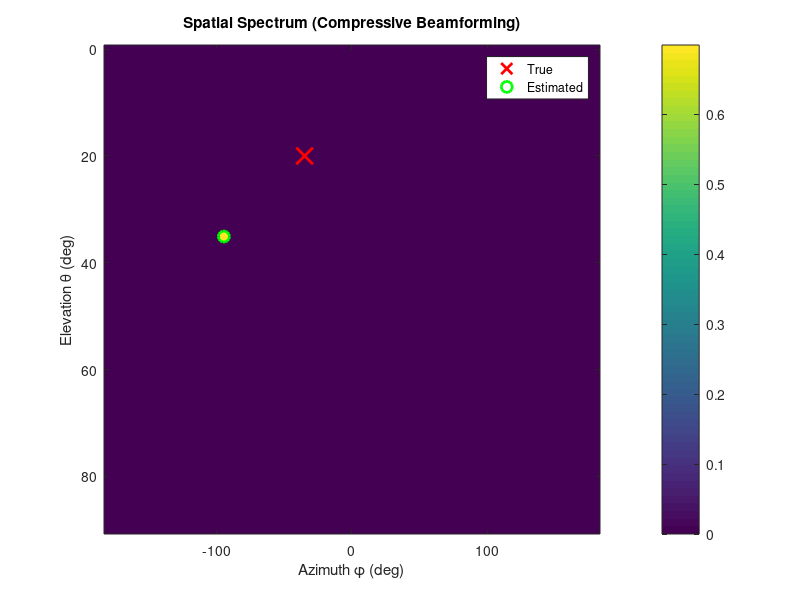

Reproduce this figure in MATLAB.
%% 压缩波束成形：UPA 单信源 DOA 估计（允许 off-grid）
clear; clc; close all;

% -----------------------------
% 1. 阵列参数
% -----------------------------
Nx = 8;          % x 方向阵元数
Ny = 8;          % y 方向阵元数
N = Nx * Ny;     % 总阵元数

% -----------------------------
% 2. 真实信源参数（off-grid 示例）
% -----------------------------
theta_true = 20 * pi/180;   % 俯仰角 (rad)
phi_true   = -35 * pi/180;  % 方位角 (rad)

% 构建真实导向矢量 a_true = ay ⊗ ax
ax = exp(-1j * pi * (0:Nx-1).' * sin(theta_true) * cos(phi_true));
ay = exp(-1j * pi * (0:Ny-1).' * sin(theta_true) * sin(phi_true));
a_true = kron(ay, ax);  % 注意：kron(ay, ax) 对应 vec(A) = ay ⊗ ax

% -----------------------------
% 3. 构建过完备字典 D (高分辨率角度网格)
% -----------------------------
L_theta = 60;   % 俯仰角网格点数
L_phi   = 60;   % 方位角网格点数
L = L_theta * L_phi;

theta_grid = linspace(0, pi/2, L_theta);      % 0 ~ 90°
phi_grid   = linspace(-pi, pi, L_phi);        % -180° ~ 180°

D = zeros(N, L);  % 字典矩阵
col = 1;
for i = 1:L_theta
    for j = 1:L_phi
        th = theta_grid(i);
        ph = phi_grid(j);
        ax_d = exp(-1j * pi * (0:Nx-1).' * sin(th) * cos(ph));
        ay_d = exp(-1j * pi * (0:Ny-1).' * sin(th) * sin(ph));
        D(:, col) = kron(ay_d, ax_d);
        col = col + 1;
    end
end

% -----------------------------
% 4. 设计测量矩阵 B：随机选取 K 行 2D-DFT 矩阵
% -----------------------------
K = 12;  % 测量次数 (建议 K >= 4, 越大越鲁棒)
snr_db = 20;  % 信噪比 (dB)

% 生成 2D-DFT 矩阵 (注意：MATLAB fft 是按列，需调整)
Fx = dftmtx(Nx) / sqrt(Nx);
Fy = dftmtx(Ny) / sqrt(Ny);
F2D = kron(Fy, Fx);  % 2D-DFT 矩阵 (N x N)

% 随机选择 K 行作为测量向量 (共轭转置用于内积)
rows = randperm(N, K);
B = F2D(rows, :);    % 每行是一个 b^{(k)H}

% -----------------------------
% 5. 模拟测量 y = B * a_true + noise
% -----------------------------
y_clean = B * a_true;
noise_power = norm(y_clean)^2 / (K * 10^(snr_db/10));
w = sqrt(noise_power/2) * (randn(K,1) + 1j*randn(K,1));
y = y_clean + w;

% -----------------------------
% 6. 压缩感知恢复：OMP (1-sparse)
% -----------------------------
A = B * D;  % 感知矩阵 (K x L)

% 归一化列（OMP 要求）
for i = 1:L
    A(:,i) = A(:,i) / norm(A(:,i));
end

% OMP for 1-sparse
residual = y;
max_iter = 1;
support = [];

for iter = 1:max_iter
    % 找与残差最相关的原子
    corr = abs(A' * residual);
    [~, idx] = max(corr);
    support = union(support, idx);
    
    % 最小二乘更新
    x_ls = A(:, support) \ y;
    residual = y - A(:, support) * x_ls;
end

s_est = zeros(L,1);
s_est(support) = x_ls;

% -----------------------------
% 7. 从稀疏解提取角度估计
% -----------------------------
[~, peak_idx] = max(abs(s_est));

% 将线性索引转为 (i,j)
[i_est, j_est] = ind2sub([L_theta, L_phi], peak_idx);

theta_est = theta_grid(i_est);
phi_est   = phi_grid(j_est);

% -----------------------------
% 8. 结果显示
% -----------------------------
fprintf('真实角度: theta = %.2f°, phi = %.2f°\n', ...
        theta_true*180/pi, phi_true*180/pi);
fprintf('估计角度: theta = %.2f°, phi = %.2f°\n', ...
        theta_est*180/pi, phi_est*180/pi);
fprintf('角度误差: d_theta = %.2f°, d_phi = %.2f°\n', ...
        abs(theta_est-theta_true)*180/pi, ...
        min(abs(phi_est-phi_true), 2*pi-abs(phi_est-phi_true))*180/pi);

% 可视化稀疏谱（可选）
figure;
S = reshape(abs(s_est), L_theta, L_phi);
imagesc(phi_grid*180/pi, theta_grid*180/pi, S);
xlabel('Azimuth \phi (deg)'); ylabel('Elevation \theta (deg)');
title('Spatial Spectrum (Compressive Beamforming)');
colorbar;
hold on;
plot(phi_true*180/pi, theta_true*180/pi, 'rx', 'MarkerSize',12, 'LineWidth',2);
plot(phi_est*180/pi,   theta_est*180/pi,   'go', 'MarkerSize',8,  'LineWidth',2);
legend('True', 'Estimated');
